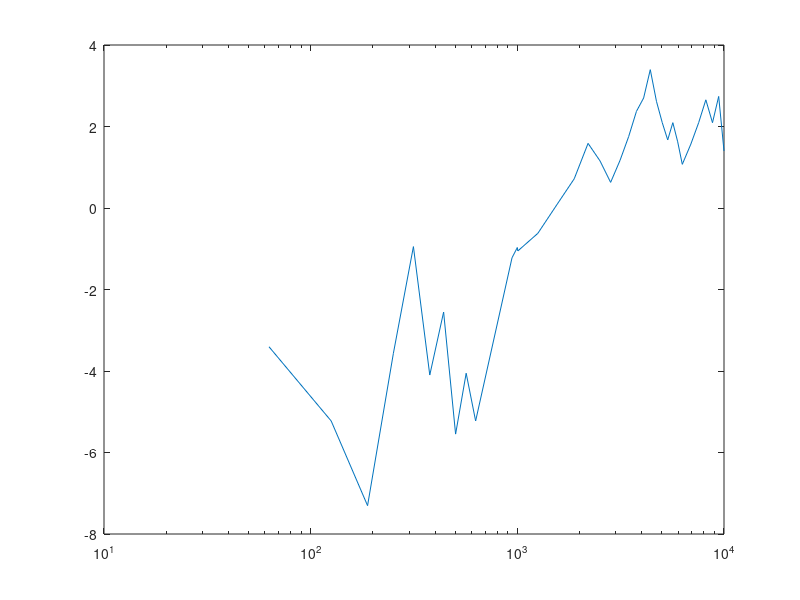

MATLAB code for this plot:
x=[62.83185307
125.6637061
188.4955592
251.3274123
314.1592654
376.9911184
439.8229715
502.6548246
565.4866776
628.3185307
942.4777961
1000.000358
1005.309649
1256.637061
1570.796327
1884.955592
2199.114858
2513.274123
2827.433388
3141.592654
3455.751919
3769.911184
4084.07045
4398.229715
4712.38898
5026.548246
5340.707511
5654.866776
5969.026042
6283.185307
6911.503838
7539.822369
8168.140899
8796.45943
9424.777961
9999.689416
]
y=[-3.403979725
-5.225754975
-7.303642362
-3.566035095
-0.947379494
-4.09922185
-2.553194689
-5.548466165
-4.054795665
-5.225831005
-1.221202453
-0.969592192
-1.054312806
-0.621770991
0.117621221
0.717226639
1.586226481
1.154380902
0.62881439
1.171729333
1.751031695
2.371749027
2.699477215
3.394752123
2.616452012
2.094258682
1.670373075
2.094305174
1.624575591
1.071311549
1.567666233
2.094113395
2.654879646
2.094159057
2.738077521
1.399141729
]
figure('Name','Problem 6')
semilogx(x,y)